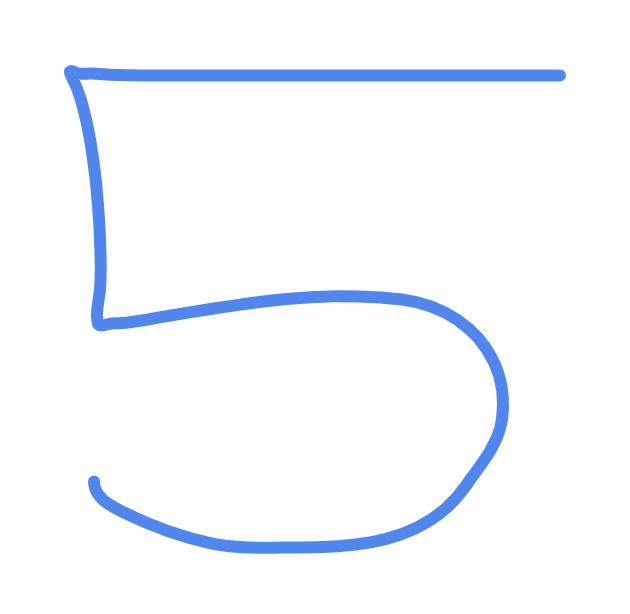
#> input picture nbs/my_img.png, 630 x 614 px
$ python masking.py --image ../nbs/my_img.png
#> lines starting #> are read from the running program, lines starting #| are printed output that depends on the picture; after the words box and inside, x2 and y2 are one past the last pixel; in counts of white or black regions, pixels touching at a corner belong together
#!/usr/bin/env python
"""
Exemplify masking functionality with bitwise operations

Parameters

Usage

Example
    $ python masking.py --image ../img/<filename>.png

## Explain
    - key point of masks is that they allow us to focus our computation only on regions of the image that interests us.


"""
import numpy as np
import argparse
import cv2

def main():
    ap = argparse.ArgumentParser()
    ap.add_argument("-i", "--image", required=True, help="path to the image")
    args = vars(ap.parse_args())

    image = cv2.imread(args["image"])
#> image is the input picture: shape (614, 630, 3); mean B, G, R 254, 248.5, 245.7
    cv2.imshow("Original", image)

    # rectangular mask for sky & trees
    mask = np.zeros(image.shape[:2], dtype="uint8")
    (cX, cY) = (image.shape[1]//2, image.shape[0]//2)
#> cX = 315; cY = 307
    cv2.rectangle(mask, (cX-75, cY-75), (cX+75, cY+75), 255, -1)
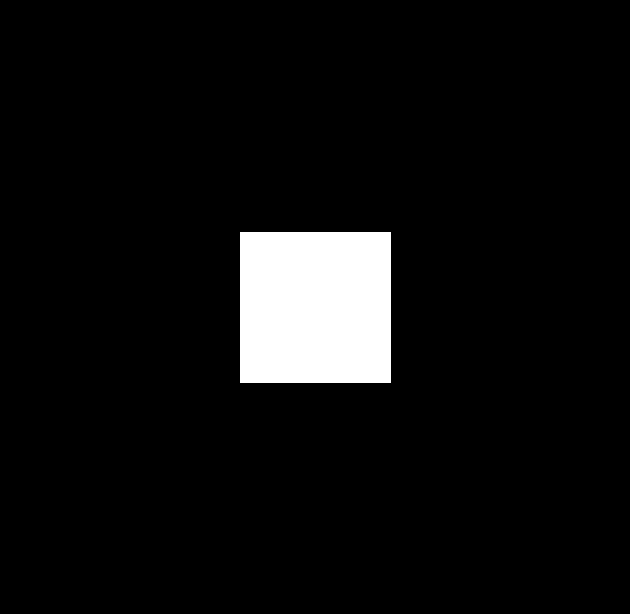
#> mask: shape (614, 630); 5.9% white; 1 white region, box (x1, y1, x2, y2) and area: (240, 232, 391, 383) 22801
    cv2.imshow("Mask", mask)

    masked = cv2.bitwise_and(image, image, mask = mask)
    cv2.imshow("Mask Applied to Image", masked)
    cv2.waitKey(0)

    # circular mask for sky and trees
    mask = np.zeros(image.shape[:2], dtype="uint8")
    cv2.circle(mask, (cX, cY), 100, 255, -1)
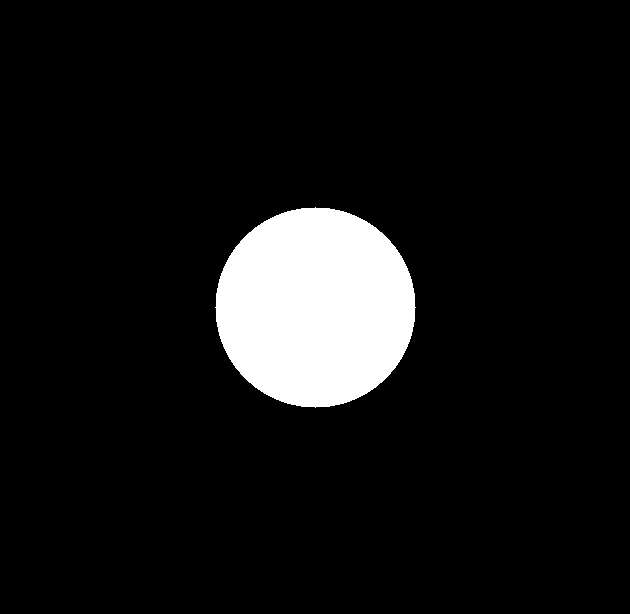
#> mask: shape (614, 630); 8.1% white; 1 white region, box (x1, y1, x2, y2) and area: (215, 207, 416, 408) 31417
    masked = cv2.bitwise_and(image, image, mask=mask)
    cv2.imshow("Mask", mask)
    cv2.imshow("Mask Applied to Image", masked)
    cv2.waitKey(0)


if __name__=="__main__":
    main()
